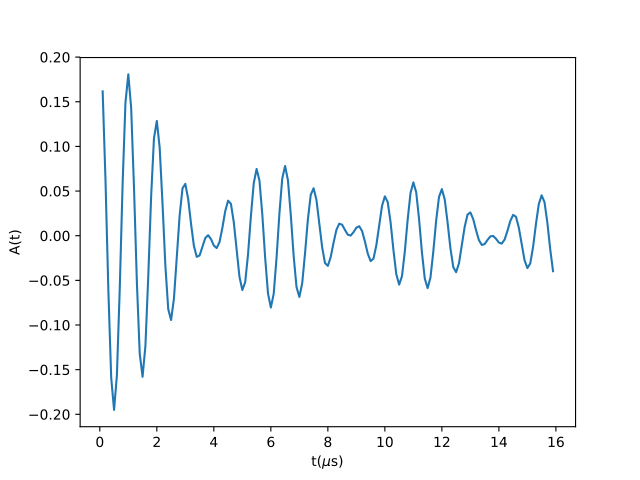

Python code for this plot:
from mantid.simpleapi import FunctionWrapper
import matplotlib.pyplot as plt
import numpy as np
x = np.arange(0.1,16,0.1)
y = FunctionWrapper("ModOsc")
fig, ax=plt.subplots()
ax.plot(x, y(x))
ax.set_xlabel('t($\mu$s)')
ax.set_ylabel('A(t)')
